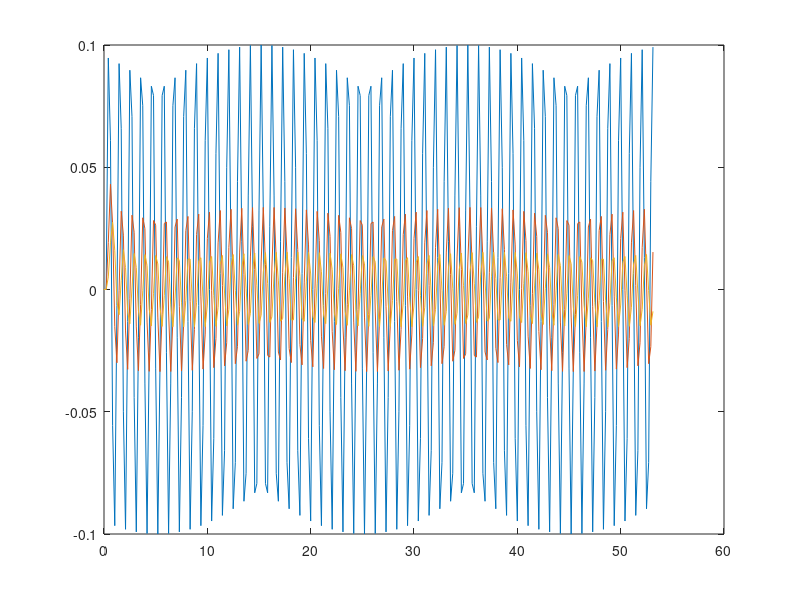
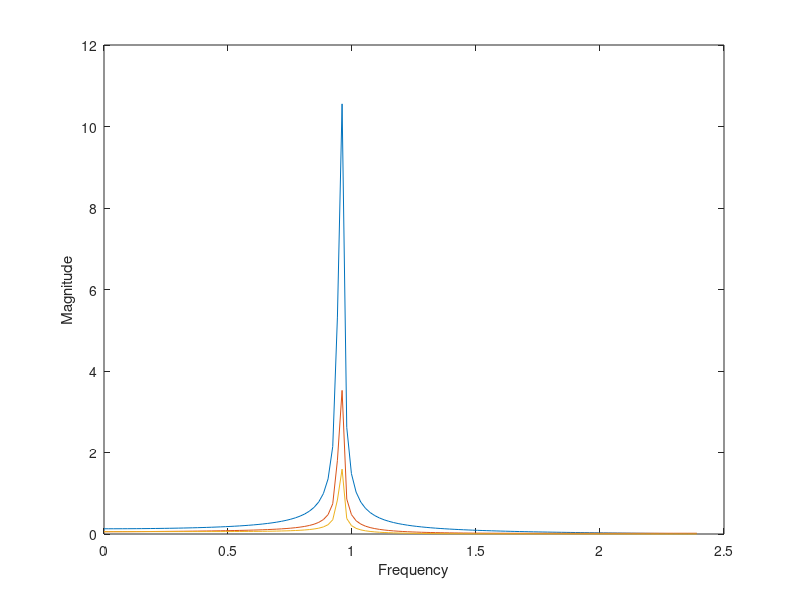

Write MATLAB code to recreate these figures, in order.
clc
clear all
close all

T1 = 1/1.2; 
T2 = 1/4.8; 
omega1 = 0.25 * pi;
omega2 = 1.9 * pi;
T = 1.0;
i = 0;
a = 0.12;

alpha1 = 0.593;
alpha2 = 0.464;

%x(1) = exp(-a*0*T2)*cos(omega1*0*T2) + 0.1*sin(omega2*0*T2);
x2(1)= 0.1*sin(omega2*0*T2);
y1(1) = ((1-alpha1)/2)*x2(1);
y2(1) = ((1-alpha2)/2)*y1(1);
for n = 2:1:256
    %only use fs=4.8Hz
	%x(n) = exp(-a*i*T2)*cos(omega1*i*T2) + 0.1*sin(omega2*i*T2);
    x2(n) = 0.1*sin(omega2*i*T2);
    y1(n) = ((1-alpha1)/2)*x2(n)+((1-alpha1)/2)*x2(n-1)+alpha1*y1(n-1);
    y2(n) = ((1-alpha2)/2)*y1(n)+((1-alpha2)/2)*y1(n-1)+alpha2*y2(n-1);
    i = i+1;
end

sample = 0:1:255;
plot(T2*sample, x2);
hold on
plot(T2*sample, y1);
plot(T2*sample, y2);


figure;
fs1 = 1.2;
fs2 = 4.8;
N=255;
X_mags = abs(fft(x2))
Y1_mags = abs(fft(y1));
Y2_mags = abs(fft(y2));
fax_bins = [0 : N-1]; %frequency axis in bins
N_2 = ceil(N/2);
plot(fax_bins(1:N_2)*fs2/N, X_mags(1:N_2))
hold on;
plot(fax_bins(1:N_2)*fs2/N, Y1_mags(1:N_2))
plot(fax_bins(1:N_2)*fs2/N, Y2_mags(1:N_2))
xlabel('Frequency')
ylabel('Magnitude');
